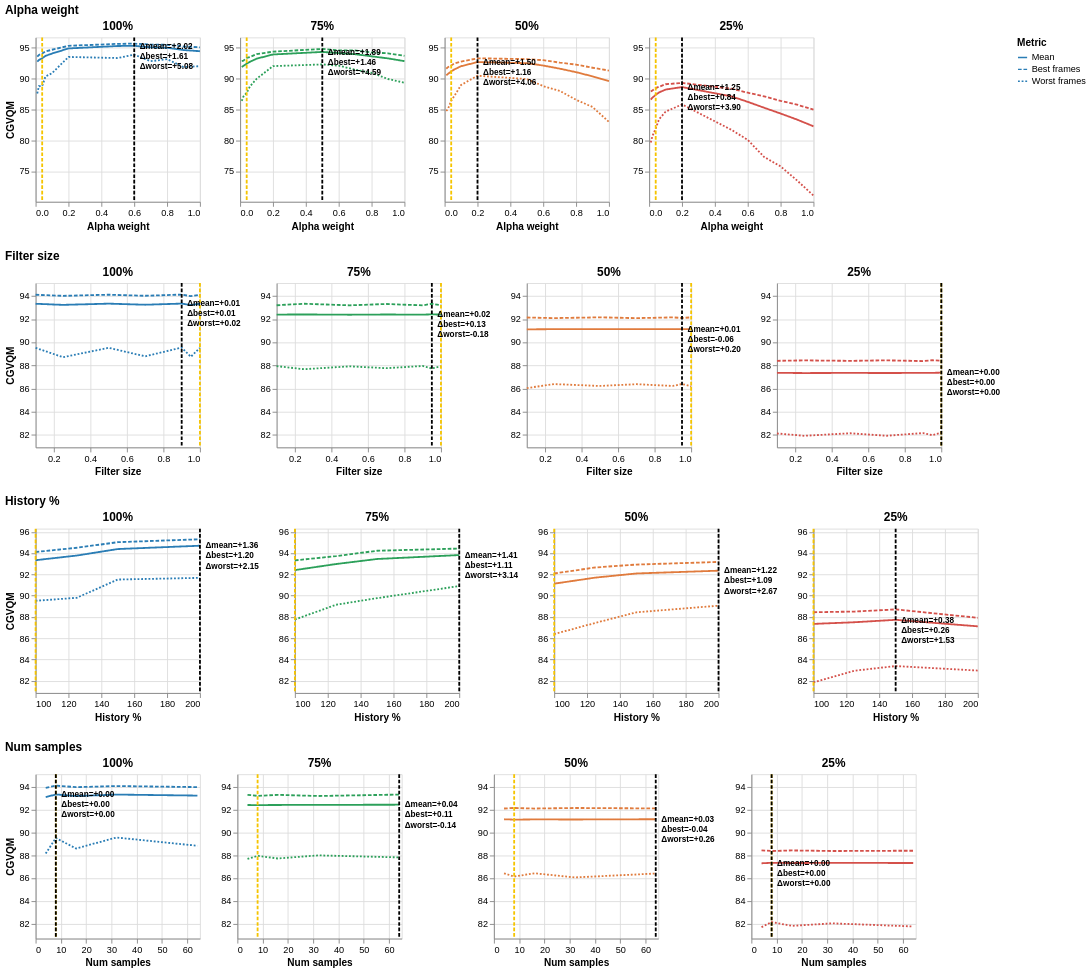

Here is the notebook cell this chart was saved with:
### Code cell
def build_best_worst_chart(param_name, title):
    # --- prep mean quality (from df) ---
    param_df = df[df['parameter'] == param_name].copy()
    mean_scores = (
        param_df.groupby(['resolution', 'value'])['score']
        .mean().reset_index()
    )

    # --- prep best/worst (from df_pervalue) ---
    param_pv = df_pervalue[df_pervalue['parameter'] == param_name].copy()
    best_worst = (
        param_pv.groupby(['resolution', 'value'])[['quality_best', 'quality_worst']]
        .mean().reset_index()
    )

    # merge all three into one df
    merged = mean_scores.merge(best_worst, on=['resolution', 'value'], how='left')
    merged['resolution_label'] = merged['resolution'].map(RESOLUTION_LABELS)

    # optimal = value with highest mean score per resolution
    optimal_vals = (
        merged.loc[merged.groupby('resolution')['score'].idxmax(), ['resolution', 'value']]
        .rename(columns={'value': 'opt_val'})
    )
    merged = merged.merge(optimal_vals, on='resolution', how='left')

    default_val = DEFAULT_VALS[param_name]

    # global y scale across all three metrics
    y_min = min(merged['quality_worst'].min(), merged['score'].min()) - 1
    y_max = max(merged['quality_best'].max(), merged['score'].max()) + 1
    y_scale = alt.Scale(domain=[y_min, y_max], zero=False)

    panels = []
    for res_label, res_int in zip(res_order, [100, 87, 71, 50]):
        ms = merged[merged['resolution_label'] == res_label].copy()

        opt_val  = ms['opt_val'].values[0]
        opt_row  = ms.iloc[(ms['value'] - opt_val).abs().argsort().iloc[:1]]
        dft_row  = ms.iloc[(ms['value'] - default_val).abs().argsort().iloc[:1]]

        delta_mean  = opt_row['score'].values[0]        - dft_row['score'].values[0]
        delta_best  = opt_row['quality_best'].values[0] - dft_row['quality_best'].values[0]
        delta_worst = opt_row['quality_worst'].values[0]- dft_row['quality_worst'].values[0]

        sign = lambda x: '+' if x >= 0 else ''

        annotation_data = pd.DataFrame({
            'value': [opt_val],
            'score': [opt_row['score'].values[0]],
            'label': [
                f"Δmean={sign(delta_mean)}{delta_mean:.2f}\n"
                f"Δbest={sign(delta_best)}{delta_best:.2f}\n"
                f"Δworst={sign(delta_worst)}{delta_worst:.2f}"
            ]
        })

        # melt into long format for the 3 lines
        ms_long = ms.melt(
            id_vars=['resolution', 'resolution_label', 'value', 'opt_val'],
            value_vars=['score', 'quality_best', 'quality_worst'],
            var_name='metric', value_name='quality'
        )
        metric_dash = alt.Scale(
            domain=['score', 'quality_best', 'quality_worst'],
            range=[[1, 0], [4, 2], [2, 2]]
        )
        metric_labels = {
            'score': 'Mean', 
            'quality_best': 'Best frames', 
            'quality_worst': 'Worst frames'
        }
        ms_long['metric_label'] = ms_long['metric'].map(metric_labels)

        color = res_colors[res_order.index(res_label)]

        # 3 lines
        lines = alt.Chart(ms_long).mark_line(strokeWidth=2).encode(
            x=alt.X('value:Q', title=PARAM_LABELS[param_name]),
            y=alt.Y('quality:Q',
                    title='CGVQM' if res_label == '100%' else '',
                    scale=y_scale),
            strokeDash=alt.StrokeDash('metric_label:N',
                scale=alt.Scale(
                    domain=['Mean', 'Best frames', 'Worst frames'],
                    range=[[1, 0], [4, 2], [2, 2]]
                ),
                legend=alt.Legend(title='Metric') if res_label == '100%' else None
            ),
            color=alt.value(color),
        )

        # default vertical line
        dft_rule = alt.Chart(dft_row).mark_rule(
            strokeDash=[4, 2], strokeWidth=2, color='#f5c400'
        ).encode(x='value:Q')

        # optimal vertical line
        opt_rule = alt.Chart(opt_row).mark_rule(
            strokeDash=[4, 2], strokeWidth=2, color="#000000"
        ).encode(x='value:Q')

        # annotation text
        annotation = alt.Chart(annotation_data).mark_text(
            align='left', dx=6, dy=0,
            fontSize=9, fontWeight='bold', color="#000000",
            lineBreak='\n'
        ).encode(
            x='value:Q',
            y=alt.Y('score:Q', scale=y_scale),
            text='label:N'
        )

        panel = (lines + dft_rule + opt_rule + annotation).properties(
            width=180, height=180, title=res_label
        )
        panels.append(panel)

    return alt.hconcat(*panels).properties(title=title)

# Build all 4 parameter charts stacked vertically
full_chart = alt.vconcat(*[
    build_best_worst_chart(p, PARAM_LABELS[p]) for p in PARAMS
]).resolve_scale(y='independent')

full_chart
